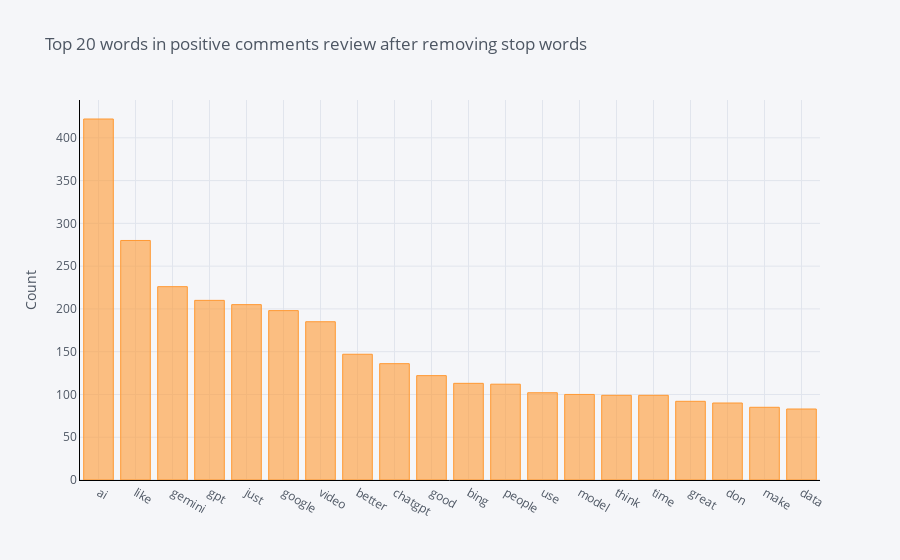

Source (notebook cell):
### Code cell
# Unigram

def get_top_n_words(corpus, n=None):
    vec = CountVectorizer(stop_words = list(stop_words)).fit(corpus)
    bag_of_words = vec.transform(corpus)
    sum_words = bag_of_words.sum(axis=0) 
    words_freq = [(word, sum_words[0, idx]) for word, idx in vec.vocabulary_.items()]
    words_freq =sorted(words_freq, key = lambda x: x[1], reverse=True)
    return words_freq[:n]
common_words = get_top_n_words(pos_df['text'], 20)
# for word, freq in common_words:
#     print(word, freq)
df2 = pd.DataFrame(common_words, columns = ['CommentsText' , 'count'])
df2.groupby('CommentsText').sum()['count'].sort_values(ascending=False).iplot(
    kind='bar', yTitle='Count', linecolor='black', title='Top 20 words in positive comments review after removing stop words')

### Figure 1 — Plotly figure (JSON) as saved in the notebook; plotly's stock layout.template omitted (floating-point values rounded to 4 significant figures)
{"data": [{"marker": {"color": "rgba(255, 153, 51, 0.6)", "line": {"color": "rgba(255, 153, 51, 1.0)", "width": 1}}, "name": "count", "orientation": "v", "text": "", "type": "bar", "x": ["ai", "like", "gemini", "gpt", "just", "google", "video", "better", "chatgpt", "good", "bing", "people", "use", "model", "think", "time", "great", "don", "make", "data"], "y": [422, 280, 226, 210, 205, 198, 185, 147, 136, 122, 113, 112, 102, 100, 99, 99, 92, 90, 85, 83]}], "layout": {"legend": {"bgcolor": "#F5F6F9", "font": {"color": "#4D5663"}}, "paper_bgcolor": "#F5F6F9", "plot_bgcolor": "#F5F6F9", "title": {"font": {"color": "#4D5663"}, "text": "Top 20 words in positive comments review after removing stop words"}, "xaxis": {"gridcolor": "#E1E5ED", "linecolor": "black", "showgrid": true, "tickfont": {"color": "#4D5663"}, "title": {"font": {"color": "#4D5663"}, "text": ""}, "zerolinecolor": "#E1E5ED"}, "yaxis": {"gridcolor": "#E1E5ED", "linecolor": "black", "showgrid": true, "tickfont": {"color": "#4D5663"}, "title": {"font": {"color": "#4D5663"}, "text": "Count"}, "zerolinecolor": "#E1E5ED"}}}
